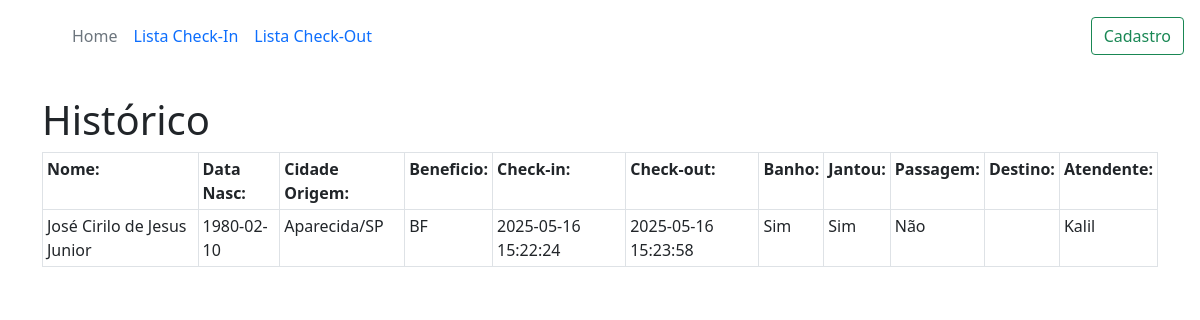
Page /checarlista.php on the earlier database version.
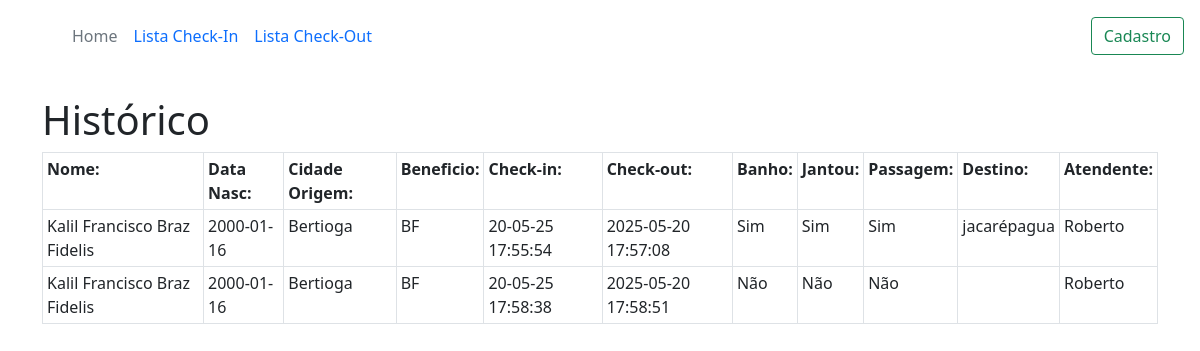
Same page on the later database version.
### tables this page shows
CREATE TABLE hospedagens(
    id INTEGER PRIMARY KEY AUTOINCREMENT,
    morador_id INTEGER,
    data_checkin TEXT,
    data_checkout TEXT,
    jantou TEXT,
    banho TEXT,
    passagem TEXT,
    destino TEXT,
    atendente TEXT,
    FOREIGN KEY (morador_id) REFERENCES moradores(id)
    );

CREATE TABLE moradores(
    id INTEGER PRIMARY KEY AUTOINCREMENT,
    nome TEXT NOT NULL,
    data_nasc TEXT NOT NULL,
    rg TEXT NOT NULL,
    cpf TEXT NOT NULL,
    cidade_origem TEXT NOT NULL,
    beneficio TEXT NOT NULL
    );

### checarlista.php (the view, shortened to what this page needs)
<?php
require 'Formularios/processo.php';
$sql = "SELECT h.id AS hospedagens, h.banho, h.jantou, h.passagem, h.destino, h.atendente,
m.id AS morador_id, m.nome, m.data_nasc, m.rg, m.cpf, m.cidade_origem, m.beneficio, h.data_checkin, h.data_checkout
FROM moradores m
JOIN hospedagens h on m.id = h.morador_id
ORDER BY h.data_checkin ASC";
$stmt = $db->prepare($sql);
$stmt->execute();
$moradores = $stmt->fetchAll(PDO::FETCH_ASSOC);
?>
<!DOCTYPE html>
<html lang="pt-br">
    <head>
        <link href="https://cdn.jsdelivr.net/npm/bootstrap@5.0.2/dist/css/bootstrap.min.css" rel="stylesheet">
    </head>
    <body>
    <header class="p-3 mb-4 border-down bg-white text-white">
        <div class="d-flex flex-wrap align-items-center justify-content-center justify-content-lg-start">
        <a href="/" class="d-flex align-items-center mb-2 mb-lg-0 text-white text-decoration-none">
          <svg class="bi me-2" width="40" height="32" role="img" aria-label="Bootstrap"><use xlink:href="#bootstrap"></use></svg>
        </a>
        <ul class="nav col-12 col-lg-auto me-lg-auto mb-2 justify-content-center mb-md-0">
          <li><a href="index.html" class="nav-link px-2 text-secondary">Home</a></li>
          <li><a href="lista.php" class="nav-link px-2">Lista Check-In</a></li>
          <li><a href="checarlista.php" class="nav-link px-2">Lista Check-Out</a></li>
        </ul>
        <div class="text-end">
          <a href="cadmorador.html" class="btn btn-outline-success">Cadastro</a>
        </div>
      </div>
    </header>
        <div class="container">
        <h1>Histórico</h1>
        <?php if (count($moradores) > 0): ?>
        <table class="table table-bordered table-sm table-responsive">
            <tr>
                <th>Nome:</th>
                <th>Data Nasc:</th>
                <th>Cidade Origem:</th>
                <th>Beneficio:</th>
                <th>Check-in:</th>
                <th>Check-out:</th>
                <th>Banho:</th>
                <th>Jantou:</th>
                <th>Passagem:</th>
                <th>Destino:</th>
                <th>Atendente:</th>
            </tr>
            <?php foreach ($moradores as $m): ?>
                <tr>
                <td><?php echo ($m['nome'])?></td>
                <td><?php echo ($m['data_nasc'])?></td>
                <td><?php echo ($m['cidade_origem'])?></td>
                <td><?php echo ($m['beneficio'])?></td>
                <td><?php echo ($m['data_checkin'])?></td>
                <td><?php echo ($m['data_checkout'])?></td>
                <td><?php echo ($m['banho'])?></td>
                <td><?php echo ($m['jantou'])?></td>
                <td><?php echo ($m['passagem'])?></td>
                <td><?php echo ($m['destino'])?></td>
                <td><?php echo ($m['atendente'])?></td>
                </tr>
            <?php endforeach; ?>
        </table>
        </div>
        <?php endif; ?>
    </body>
    </html>

Differences in the rows shown:
removed hospedagens: morador.nome "José Cirilo de Jesus Junior", morador.data_nasc "1980-02-10", morador.cidade_origem "Aparecida/SP", morador.beneficio "BF", data_checkin "2025-05-16 15:22:24", data_checkout "2025-05-16 15:23:58", banho "Sim", jantou "Sim", passagem "Não", atendente "Kalil"
added hospedagens: morador.nome "Kalil Francisco Braz Fidelis", morador.data_nasc "2000-01-16", morador.cidade_origem "Bertioga", morador.beneficio "BF", data_checkin "20-05-25 17:55:54", data_checkout "2025-05-20 17:57:08", banho "Sim", jantou "Sim", passagem "Sim", destino "jacarépagua", atendente "Roberto"
added hospedagens: morador.nome "Kalil Francisco Braz Fidelis", morador.data_nasc "2000-01-16", morador.cidade_origem "Bertioga", morador.beneficio "BF", data_checkin "20-05-25 17:58:38", data_checkout "2025-05-20 17:58:51", banho "Não", jantou "Não", passagem "Não", atendente "Roberto"
